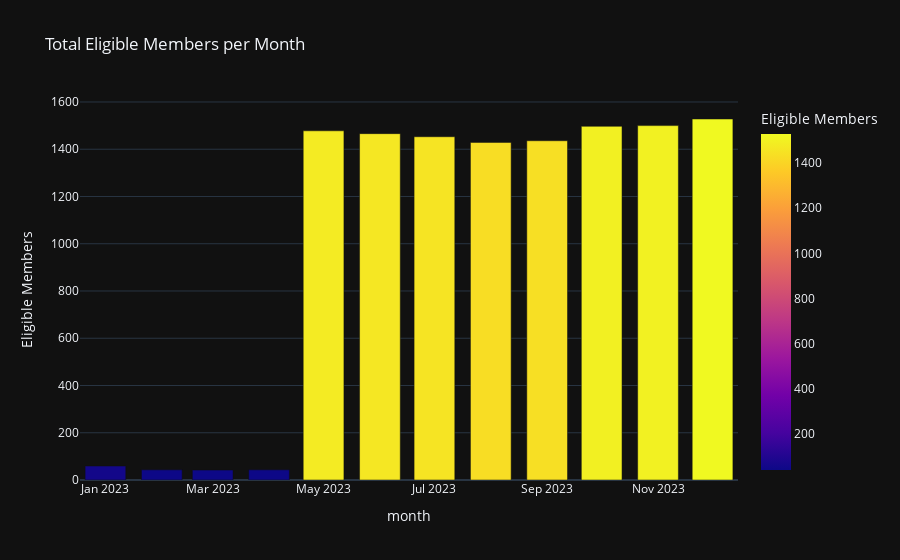
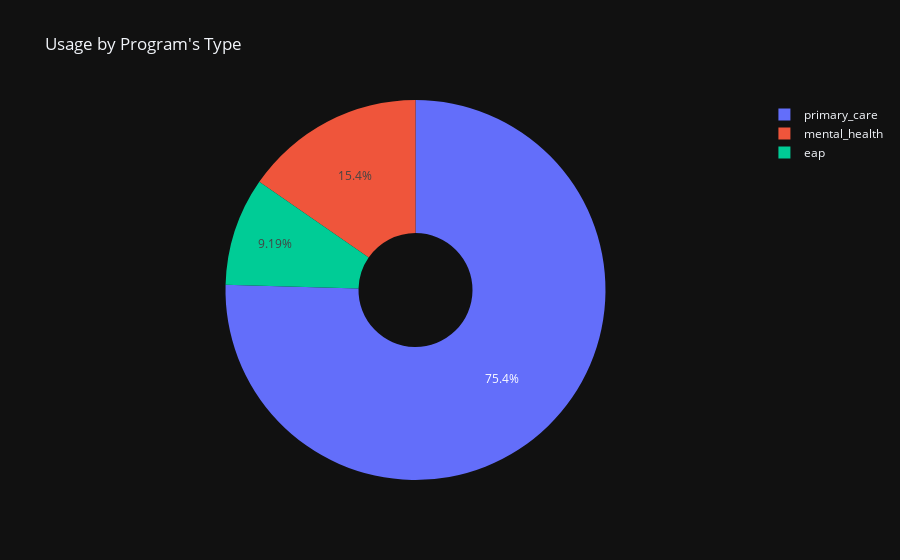
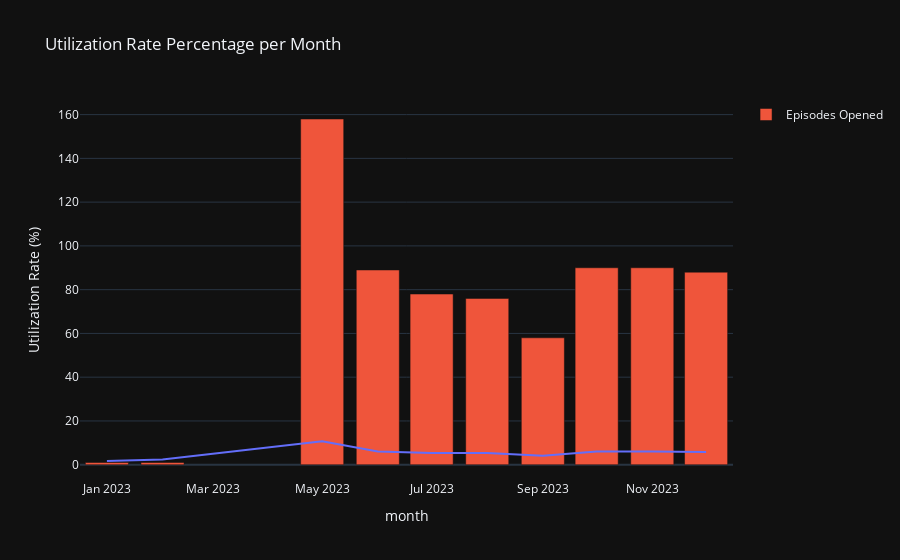
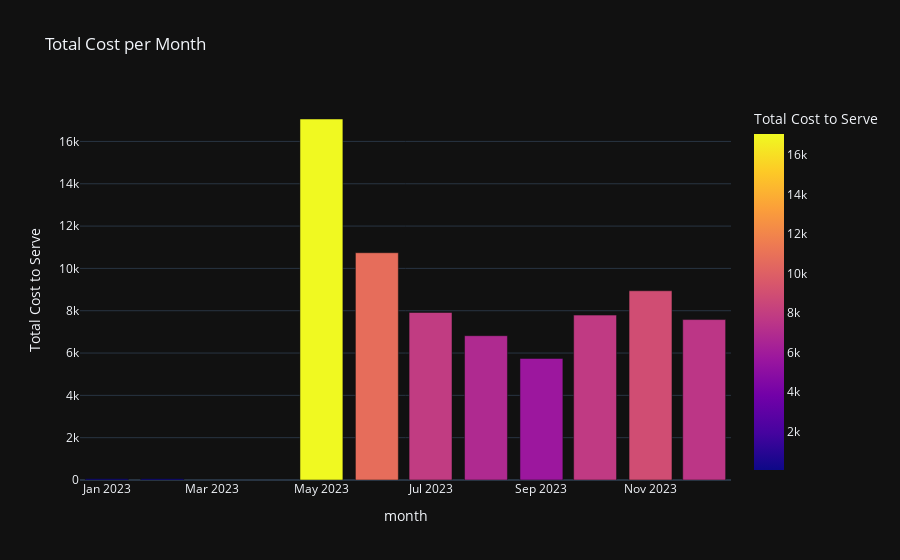

Here is the notebook cell these charts were saved with, in order:
### Markdown cell above
Code to create the report using plotly and save it as a pdf file. Each image is interactive. At the end, the images are exported into a pdf file

### Code cell
import plotly.express as px
import plotly.io as pio
from IPython.display import FileLink
from reportlab.pdfgen import canvas
from reportlab.lib.pagesizes import letter

# SQL Queries
query_monthly_members = """
SELECT strftime('%Y-%m', date_month) AS month, eligible_members AS ELIGIBLE_MEMBERS
FROM organizations_monthly
WHERE organization_id = 4
GROUP BY month
ORDER BY month;
"""

query_episodes_by_program = """
SELECT PROGRAM, COUNT(*) AS EPISODES_COUNT
FROM episodes
WHERE ORGANIZATION_ID = 4
GROUP BY PROGRAM;
"""

query_utilization_rate = """
WITH monthly_episodes AS (
  SELECT strftime('%Y-%m', EPISODE_CREATED_AT) AS month, COUNT(EPISODE_ID) AS episodes_opened
  FROM episodes
  WHERE organization_id = 4
  GROUP BY month
), monthly_members AS (
  SELECT strftime('%Y-%m', date_month) AS month, eligible_members AS ELIGIBLE_MEMBERS
  FROM organizations_monthly
WHERE organization_id = 4
GROUP BY month
)
SELECT me.month, me.episodes_opened, mm.ELIGIBLE_MEMBERS,
ROUND(((me.episodes_opened * 1.0/ mm.ELIGIBLE_MEMBERS) * 100), 2) AS utilization_rate_percentage
FROM monthly_episodes me
JOIN monthly_members mm ON me.month = mm.month
ORDER BY me.month;
"""

# Fetching data
df_monthly_members = pd.read_sql_query(query_monthly_members, conn)
df_episodes_by_program = pd.read_sql_query(query_episodes_by_program, conn)
df_utilization_rate = pd.read_sql_query(query_utilization_rate, conn)
df_monthly_costs_total = pd.read_sql_query(query_monthly_costs_total, conn)

# Visualization 1: Total Members per Month
fig_members_per_month = px.bar(df_monthly_members, x='month', y='ELIGIBLE_MEMBERS', title='Total Eligible Members per Month', labels={'ELIGIBLE_MEMBERS': 'Eligible Members'}, color='ELIGIBLE_MEMBERS')
fig_members_per_month.show()

# Visualization 2: Episodes by Program
fig_episodes_by_program = px.pie(df_episodes_by_program, names='PROGRAM', values='EPISODES_COUNT', title="Usage by Program's Type", hole=.3)
fig_episodes_by_program.show()

# Visualization 3: Utilization Rate per Month
fig_utilization_rate = px.line(df_utilization_rate, x='month', y='utilization_rate_percentage', title='Utilization Rate Percentage per Month', labels={'utilization_rate_percentage': 'Utilization Rate (%)'})
fig_utilization_rate.add_bar(x=df_utilization_rate['month'], y=df_utilization_rate['episodes_opened'], name='Episodes Opened')
fig_utilization_rate.show()

# Visualization 4: Total Cost to Serve per Month
fig_total_cost_to_serve = px.bar(
    df_monthly_costs_total,
    x='month',
    y='total_cost_to_serve',
    title='Total Cost per Month',
    labels={'total_cost_to_serve': 'Total Cost to Serve'},
    color='total_cost_to_serve'
)
fig_total_cost_to_serve.show()

# Save Plotly figures as images
pio.write_image(fig_members_per_month, 'Sample Data/fig_members_per_month.png')
pio.write_image(fig_episodes_by_program, 'Sample Data/fig_episodes_by_program.png')
pio.write_image(fig_utilization_rate, 'Sample Data/fig_utilization_rate.png')
pio.write_image(fig_total_cost_to_serve, 'Sample Data/fig_total_cost_per_month.png')


# Create a PDF canvas with the letter page size
c = canvas.Canvas("user_engagement_report.pdf", pagesize=letter)
width, height = letter

# Set title with a contrasting color (e.g., black) and larger size
c.setFont("Helvetica-Bold", 24)
c.setFillColorRGB(0, 0, 0)  # Set text color to black
c.drawCentredString(width / 2.0, height - 100, "User Engagement Report for Dunder Miflin")

# Function to add images without cutting off
def add_image(image_path, position, c, width=500, height=180):
    x = (letter[0] - width) / 2  # Center the image
    c.drawImage(image_path, x, position, width=width, height=height, mask='auto')

# Calculate positions for images and add them
positions = [height - 150 - ((i + 1) * (height / 5)) for i in range(4)]
images = ['Sample Data/fig_members_per_month.png', 'Sample Data/fig_episodes_by_program.png', 'Sample Data/fig_utilization_rate.png', 'Sample Data/fig_total_cost_per_month.png']

for position, image in zip(positions, images):
    add_image(image, position, c)

c.showPage()
c.save()

# Generate a download link for the PDF (This line works in Jupyter notebooks)
FileLink(r'user_engagement_report.pdf')

### Figure 1 — Plotly figure (JSON) as saved in the notebook; plotly's stock layout.template omitted (floating-point values rounded to 4 significant figures)
{"data": [{"alignmentgroup": "True", "hovertemplate": "month=%{x}<br>Eligible Members=%{marker.color}<extra></extra>", "legendgroup": "", "marker": {"color": [59, 43, 42, 43, 1478, 1466, 1453, 1429, 1436, 1497, 1500, 1528], "coloraxis": "coloraxis", "pattern": {"shape": ""}}, "name": "", "offsetgroup": "", "orientation": "v", "showlegend": false, "textposition": "auto", "x": ["2023-01", "2023-02", "2023-03", "2023-04", "2023-05", "2023-06", "2023-07", "2023-08", "2023-09", "2023-10", "2023-11", "2023-12"], "xaxis": "x", "y": [59, 43, 42, 43, 1478, 1466, 1453, 1429, 1436, 1497, 1500, 1528], "yaxis": "y", "type": "bar"}], "layout": {"xaxis": {"anchor": "y", "domain": [0.0, 1.0], "title": {"text": "month"}}, "yaxis": {"anchor": "x", "domain": [0.0, 1.0], "title": {"text": "Eligible Members"}}, "coloraxis": {"colorbar": {"title": {"text": "Eligible Members"}}, "colorscale": [[0.0, "#0d0887"], [0.1111, "#46039f"], [0.2222, "#7201a8"], [0.3333, "#9c179e"], [0.4444, "#bd3786"], [0.5556, "#d8576b"], [0.6667, "#ed7953"], [0.7778, "#fb9f3a"], [0.8889, "#fdca26"], [1.0, "#f0f921"]]}, "legend": {"tracegroupgap": 0}, "title": {"text": "Total Eligible Members per Month"}, "barmode": "relative"}}

### Figure 2 — Plotly figure (JSON) as saved in the notebook; plotly's stock layout.template omitted (floating-point values rounded to 4 significant figures)
{"data": [{"domain": {"x": [0.0, 1.0], "y": [0.0, 1.0]}, "hole": 0.3, "hovertemplate": "PROGRAM=%{label}<br>EPISODES_COUNT=%{value}<extra></extra>", "labels": ["eap", "mental_health", "primary_care"], "legendgroup": "", "name": "", "showlegend": true, "values": [67, 112, 550], "type": "pie"}], "layout": {"legend": {"tracegroupgap": 0}, "title": {"text": "Usage by Program's Type"}}}

### Figure 3 — Plotly figure (JSON) as saved in the notebook; plotly's stock layout.template omitted (floating-point values rounded to 4 significant figures)
{"data": [{"hovertemplate": "month=%{x}<br>Utilization Rate (%)=%{y}<extra></extra>", "legendgroup": "", "line": {"color": "#636efa", "dash": "solid"}, "marker": {"symbol": "circle"}, "mode": "lines", "name": "", "orientation": "v", "showlegend": false, "x": ["2023-01", "2023-02", "2023-05", "2023-06", "2023-07", "2023-08", "2023-09", "2023-10", "2023-11", "2023-12"], "xaxis": "x", "y": [1.69, 2.33, 10.69, 6.07, 5.37, 5.32, 4.04, 6.01, 6.0, 5.76], "yaxis": "y", "type": "scatter"}, {"name": "Episodes Opened", "x": ["2023-01", "2023-02", "2023-05", "2023-06", "2023-07", "2023-08", "2023-09", "2023-10", "2023-11", "2023-12"], "y": [1, 1, 158, 89, 78, 76, 58, 90, 90, 88], "type": "bar"}], "layout": {"xaxis": {"anchor": "y", "domain": [0.0, 1.0], "title": {"text": "month"}}, "yaxis": {"anchor": "x", "domain": [0.0, 1.0], "title": {"text": "Utilization Rate (%)"}}, "legend": {"tracegroupgap": 0}, "title": {"text": "Utilization Rate Percentage per Month"}}}

### Figure 4 — Plotly figure (JSON) as saved in the notebook; plotly's stock layout.template omitted (floating-point values rounded to 4 significant figures)
{"data": [{"alignmentgroup": "True", "hovertemplate": "month=%{x}<br>Total Cost to Serve=%{marker.color}<extra></extra>", "legendgroup": "", "marker": {"color": [60.04, 62.9, 17060.0, 10740.0, 7915.0, 6819.0, 5744.0, 7792.0, 8942.0, 7581.0], "coloraxis": "coloraxis", "pattern": {"shape": ""}}, "name": "", "offsetgroup": "", "orientation": "v", "showlegend": false, "textposition": "auto", "x": ["2023-01", "2023-02", "2023-05", "2023-06", "2023-07", "2023-08", "2023-09", "2023-10", "2023-11", "2023-12"], "xaxis": "x", "y": [60.04, 62.9, 17060.0, 10740.0, 7915.0, 6819.0, 5744.0, 7792.0, 8942.0, 7581.0], "yaxis": "y", "type": "bar"}], "layout": {"xaxis": {"anchor": "y", "domain": [0.0, 1.0], "title": {"text": "month"}}, "yaxis": {"anchor": "x", "domain": [0.0, 1.0], "title": {"text": "Total Cost to Serve"}}, "coloraxis": {"colorbar": {"title": {"text": "Total Cost to Serve"}}, "colorscale": [[0.0, "#0d0887"], [0.1111, "#46039f"], [0.2222, "#7201a8"], [0.3333, "#9c179e"], [0.4444, "#bd3786"], [0.5556, "#d8576b"], [0.6667, "#ed7953"], [0.7778, "#fb9f3a"], [0.8889, "#fdca26"], [1.0, "#f0f921"]]}, "legend": {"tracegroupgap": 0}, "title": {"text": "Total Cost per Month"}, "barmode": "relative"}}
